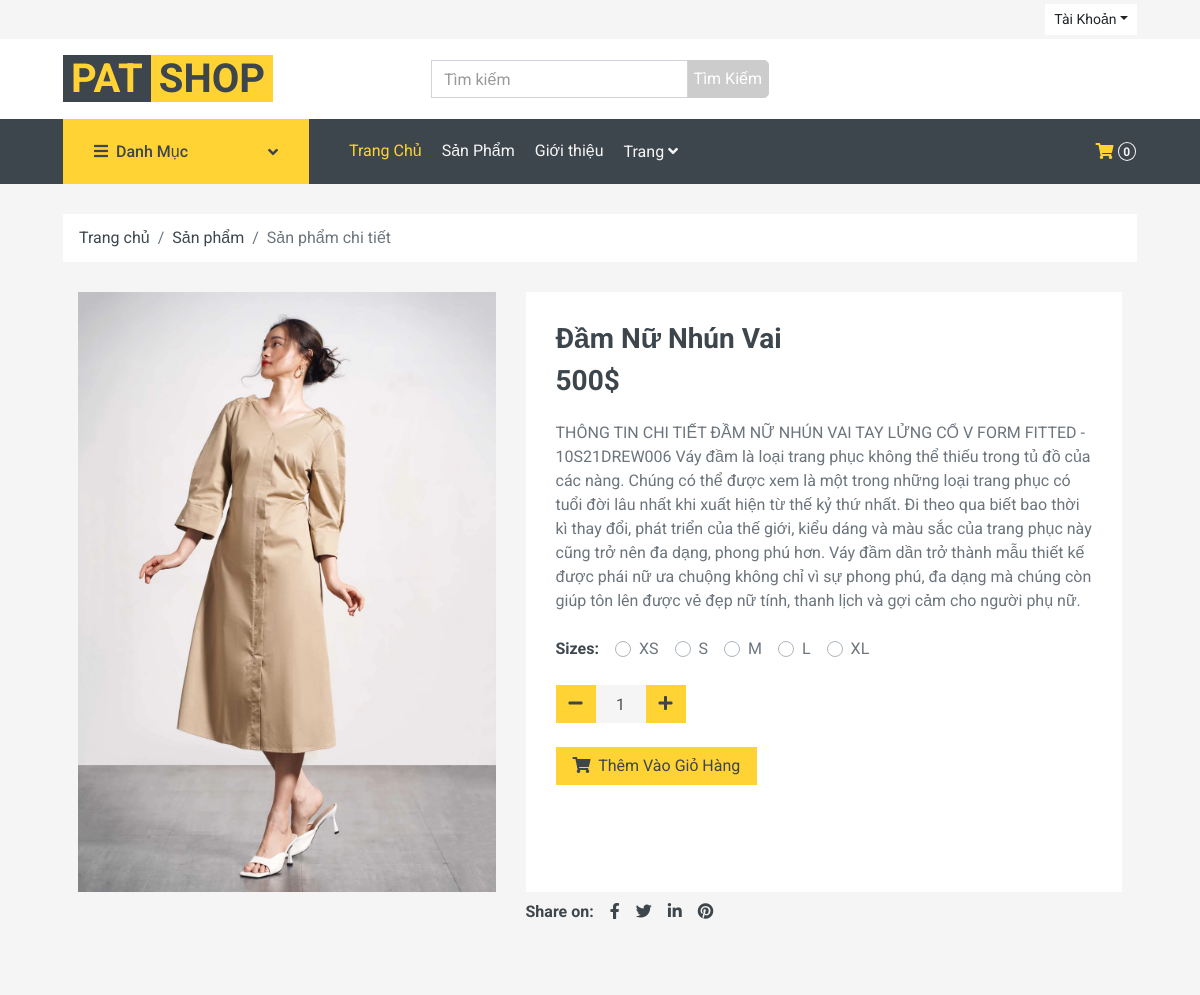
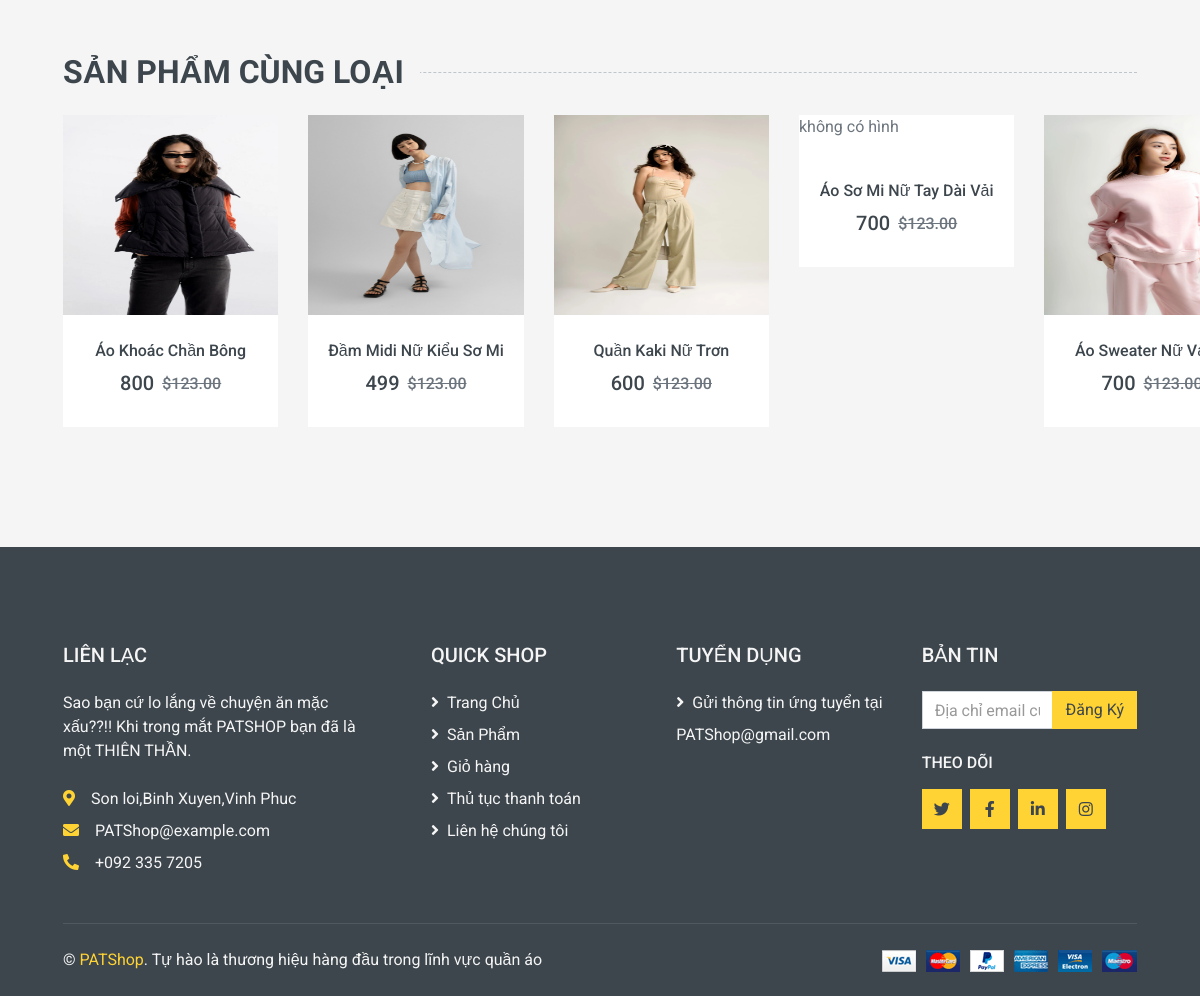
Page /index.php?act=ctsanpham&id=96 on the committed database (2 pictures, top to bottom).
### tables this page shows
CREATE TABLE `sanpham` (
  `id` int(10) NOT NULL,
  `ten_san_pham` varchar(255) NOT NULL,
  `mo_ta` text NOT NULL,
  `gia` double(10,2) NOT NULL,
  `so_luong` int(11) NOT NULL,
  `img` varchar(255) NOT NULL,
  `trangthai` varchar(20) NOT NULL,
  `thong_tin_km` varchar(255) NOT NULL,
  `ma_loai` int(10) NOT NULL,
  `loai_sp` varchar(255) DEFAULT NULL
);

### Models/connect.php (called while the page is built, shortened)
<?php
function pdo_get_connection(){
    $dburl = "mysql:host=localhost;dbname=duan1;charset=utf8";
    $username = 'root';
    $password = '';
    $conn = new PDO($dburl, $username, $password);
    $conn->setAttribute(PDO::ATTR_ERRMODE, PDO::ERRMODE_EXCEPTION);
    return $conn;
}
function pdo_query($sql){
    $sql_args = array_slice(func_get_args(), 1);
    try{
        $conn = pdo_get_connection();
        $stmt = $conn->prepare($sql);
        $stmt->execute($sql_args);
        $rows = $stmt->fetchAll();
        return $rows;
    }
    catch(PDOException $e){
        throw $e;
    }
    finally{
        unset($conn);
    }
}
function pdo_query_one($sql){
    $sql_args = array_slice(func_get_args(), 1);
    try{
        $conn = pdo_get_connection();
        $stmt = $conn->prepare($sql);
        $stmt->execute($sql_args);
        $row = $stmt->fetch(PDO::FETCH_ASSOC);
        return $row;
    }
    catch(PDOException $e){
        throw $e;
    }
    finally{
        unset($conn);
    }
}

### Models/sanpham.php (called while the page is built, shortened)
<?php
require_once 'connect.php';
function loadone_sanpham($id){
    $sql = "select * from sanpham where id=".$id;
    $sanpham=pdo_query_one($sql);
    return  $sanpham;
}
function load_sanpham_cungloai($id,$ma_loai){
    $sql = "select * from sanpham where ma_loai=".$ma_loai." AND id <> ".$id;
    $listsanpham = pdo_query($sql);
    return $listsanpham;
}
function loadall_sanpham_home() {
    $sql = "SELECT * FROM sanpham WHERE 1 ORDER BY id desc limit 0,12";
    $listsanpham = pdo_query($sql);
    return $listsanpham;
}
?>

### view/chitiet.php (the view, shortened to what this page needs)
 <div class="container-fluid">
     <div class="row px-xl-5">
         <div class="col-12">
             <nav class="breadcrumb bg-light mb-30">
                 <a class="breadcrumb-item text-dark" href="index.php">Trang chủ</a>
                 <a class="breadcrumb-item text-dark" href="#">Sản phẩm</a>
                 <span class="breadcrumb-item active">Sản phẩm chi tiết</span>
             </nav>
         </div>
     </div>
 <div class="container-fluid pb-5">
     <div class="row px-xl-5">
         <div class="col-lg-5 mb-30">
             <div id="product-carousel" class="carousel slide" data-ride="carousel">
                 <div class="carousel-inner bg-light">
                     <?php
                        extract($onesp);
                        $hinhpath = "./upload/" . $img;
                        if (is_file($hinhpath)) {
                            $imgTag = "<img src='" . $hinhpath . "' height='699px' width='100%'> ";
                        } else {
                            $imgTag = "<p>không có hình</p>";
                        }
                        echo $imgTag;
                        ?>
                 </div>
             </div>
         </div>
         <div class="col-lg-7 h-auto mb-30">
             <div class="h-100 bg-light p-30">
                 <h3><?= $ten_san_pham ?></h3>
                 <h3 class="font-weight-semi-bold mb-4"><?= $gia ?>$</h3>
                 <p class="mb-4"><?= $mo_ta ?></p>
                 <form action="index.php?act=giohang" method="post" onsubmit="return validateForm()" >
                     <div class="d-flex mb-3">
                         <strong class="text-dark mr-3">Sizes:</strong>
                         <div class="custom-control custom-radio custom-control-inline">
                             <label class="custom-control-label" for="size-1">XS</label>
                         </div>
                         <div class="custom-control custom-radio custom-control-inline">
                             <label class="custom-control-label" for="size-2">S</label>
                         </div>
                         <div class="custom-control custom-radio custom-control-inline">
                             <label class="custom-control-label" for="size-3">M</label>
                         </div>
                         <div class="custom-control custom-radio custom-control-inline">
                             <label class="custom-control-label" for="size-4">L</label>
                         </div>
                         <div class="custom-control custom-radio custom-control-inline">
                             <label class="custom-control-label" for="size-5">XL</label>
                         </div>
                     </div>
                     <div class="d-flex align-items-center mb-4 pt-2">
                         <div class="input-group quantity mr-3" style="width: 130px;">
                             <div class="input-group-btn">
                                 <a class="btn btn-primary btn-minus" onclick="updateQuantity(-1)">
                                     <i class="fa fa-minus"></i>
                                 </a>
                             </div>
                             <input type="text" name="soluong" class="form-control bg-secondary border-0 text-center" value="1"
                                 id="quantityInput">
                             <div class="input-group-btn">
                                 <a class="btn btn-primary btn-plus" onclick="updateQuantity(1)">
                                     <i class="fa fa-plus"></i>
                                 </a>
                             </div>
                         </div>
                     </div>
                     <button type="submit" name="giohang" class="btn btn-primary px-3"><i class="fa fa-shopping-cart mr-1"></i> Thêm Vào Giỏ Hàng</button>
                 </form>
             </div>
             <div class="d-flex pt-2">
                 <strong class="text-dark mr-2">Share on:</strong>
                 <div class="d-inline-flex">
                     <a class="text-dark px-2" href="">
                         <i class="fab fa-facebook-f"></i>
                     </a>
                     <a class="text-dark px-2" href="">
                         <i class="fab fa-twitter"></i>
                     </a>
                     <a class="text-dark px-2" href="">
                         <i class="fab fa-linkedin-in"></i>
                     </a>
                     <a class="text-dark px-2" href="">
                         <i class="fab fa-pinterest"></i>
                     </a>
                 </div>
             </div>
         </div>
     </div>
 </div>
 </div>
<div class="container-fluid py-5">
    <h2 class="section-title position-relative text-uppercase mx-xl-5 mb-4"><span class="bg-secondary pr-3">Sản Phẩm cùng Loại</span></h2>
    <div class="row px-xl-5 overflow-auto flex-nowrap">
        <?php
        foreach ($sp_cung_loai as $item) {
            extract($item);
            $spct= "index.php?act=ctsanpham&id=".$id;
            $hinhpath = "./upload/" . $img;
            $imgTag = is_file($hinhpath) ? "<img src='" . $hinhpath . "' height='200px' width='100%'> " : "<p>không có hình</p>";
            echo '
                <div class="col-lg-4 mb-4" style="flex: 0 0 auto; width: 22.2222%;">
                    <div class="product-item bg-light">
                        <div class="product-img position-relative overflow-hidden">
                            '.$imgTag.'
                            <div class="product-action">
                                <a class="btn btn-outline-dark btn-square" href=""><i class="far fa-heart"></i></a>
                                <a class="btn btn-outline-dark btn-square" href=""><i class="fa fa-sync-alt"></i></a>
                                <a class="btn btn-outline-dark btn-square" href="' . $spct . '"><i class="fa fa-search"></i></a>
                            </div>
                        </div>
                        <div class="text-center py-4">
                            <a class="h6 text-decoration-none text-truncate" href="">'.$ten_san_pham.'</a>
                            <div class="d-flex align-items-center justify-content-center mt-2">
                                <h5>'.$gia.'</h5>
                                <h6 class="text-muted ml-2"><del>$123.00</del></h6>
                            </div>
                        </div>
                    </div>
                </div>';
        }
        ?>
    </div>
</div>

### view/chitiet.php (style rules this page uses)
#product-carousel img { height: 600px; }
.custom-control-label { font-size: 16px; }

### rows in the picture
sanpham: img (picture), ten_san_pham "Đầm Nữ Nhún Vai", gia "500", mo_ta "THÔNG TIN CHI TIẾT ĐẦM NỮ NHÚN VAI TAY LỬNG CỔ V FORM FITTED - 10S21DREW006 Váy đầm là loại trang phục không thể thiếu trong tủ đồ của các nàng. Chúng có thể được xem là một trong những loại trang phục có tuổi đời lâu nhất khi xuất hiện từ thế kỷ thứ nhất. Đi theo qua biết bao thời kì thay đổi, phát triển của thế giới, kiểu dáng và màu sắc của trang phục này cũng trở nên đa dạng, phong phú hơn. Váy đầm dần trở thành mẫu thiết kế được phái nữ ưa chuộng không chỉ vì sự phong phú, đa dạng mà chúng còn giúp tôn lên được vẻ đẹp nữ tính, thanh lịch và gợi cảm cho người phụ nữ."
sanpham: img (picture), ten_san_pham "Áo Khoác Chần Bông", gia "800"
sanpham: img (picture), ten_san_pham "Đầm Midi Nữ Kiểu Sơ Mi", gia "499"
sanpham: img (picture), ten_san_pham "Quần Kaki Nữ Trơn", gia "600"
sanpham: img "không có hình", ten_san_pham "Áo Sơ Mi Nữ Tay Dài Vải", gia "700"
sanpham: img (picture), ten_san_pham "Áo Sweater Nữ…", gia "700"

### other values in the picture
$soLuongTrongGioHang "0"
